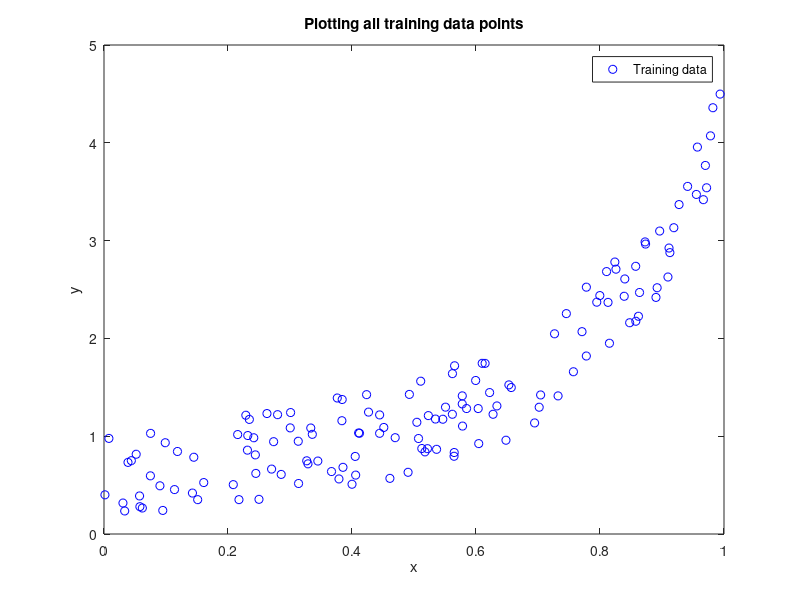

Source code (MATLAB): (Note: this script raises an error after producing the figure.)
%% CAB420 Assignment 1
%
% Authors: 
% - Minh Nhat Tuong - Nguyen, n9776001
% - Huy - Nguyen, n9999999
% 
%
%% 1. Features, Classes, and Linear Regression
% Clean up
clc
clear
close all
%%
disp('1. Features, Classes, and Linear Regression');

% (a) Plot the training data in a scatter plot.

% Load training dataset
% replace \ to load file on windows
mTrain = load('data/mTrainData.txt');

% Separate features
Xtr = mTrain(: ,1); % X = single feature
Ytr = mTrain(: ,2); % Y = target value
whos

% Plot training data
figure('name', 'Training Data');
plot (Xtr, Ytr, 'bo'); 
xlabel('x');
ylabel('y');
title('Plotting all training data points');
legend('Training data');
%%
% (b) Create a linear regression learner using the above functions. 
% Plot it on the same plot as the training data.

linXtr = polyx(Xtr, 1);
learner_linear = linearReg(linXtr, Ytr);
xline = [0:.01:1]'; % Transpose
yline = predict(learner_linear, polyx(xline, 1));

figure('name', 'Linear regression predictor');
plot(xline, yline);
hold on % Plot training data and label figure.
plot (Xtr, Ytr, 'bo');
legend('Linear Predictor','Training data');
xlabel('x');
ylabel('y');
title('Linear regression predictor');

%% 
% Alternative quadratic predictor.
quadXtr = polyx(Xtr, 2);
learner_quadratic = linearReg(quadXtr, Ytr); % Create and learn a regression predictor from the data Xtr, ytr.
xline = [0:.01:1]' ; % Transpose
yline = predict(learner_quadratic, polyx(xline, 2)); % Assuming quadratic features
figure('name', 'Quadratic linear predictor');
plot(xline, yline);
hold on % Plot training data and label figure.
plot (Xtr, Ytr, 'bo');
legend('Linear Predictor', 'Training Data');
title('Quadratic linear predictor');

%%
% (c) Create plots with the data and a higher-order polynomial (3, 5, 7, 9, 11, 13).

quinXtr = polyx(Xtr, 5);
learner_quintic = linearReg (quinXtr , Ytr);
yline = predict (learner_quintic , polyx(xline ,5)); % assuming quintic features
figure('name', 'Quintic linear predictor');
plot ( xline , yline );
hold on
plot (Xtr, Ytr, 'bo');
legend('Linear Predictor', 'Training Data');
title('Quintic linear predictor');

%%
% (d) Calculate the mean squared error associated with each of your learned 
%     models on the training data.
% Linear
yhat = predict(learner_linear, linXtr);
mseLinTrain = immse(yhat, Ytr);
fprintf('The MSE for the linear predictor on training data was: %.4f\n', mseLinTrain);

% Quadratic
yhat = predict(learner_quadratic, quadXtr);
mseQuadTrain = immse(yhat, Ytr);
fprintf('The MSE for the quadratic linear predictor on training data was: %.4f\n', mseQuadTrain);

% Quintic
yhat = predict(learner_quintic, quinXtr);
mseQinTrain = immse(yhat, Ytr);
fprintf('The MSE for the quintic linear predictor on training data was: %.4f\n', mseQinTrain);

%%
% (e,f,g) Calculate the MSE for each model on the test data (in mTestData.txt).
% Compare the obtained MAE values with the MSE values obtained above.

mTest = load('data/mTestData.txt');
xtest = mTest(: ,1); ytest = mTest(: ,2);
% Linear
Xtest = polyx(xtest, 1);
yhat = predict(learner_linear, Xtest);
mseLinTest = immse(yhat, ytest);
fprintf('The MSE for the linear predictor on test data was: %.4f\n', mseLinTest);
% Quadratic
Xtest = polyx(xtest, 2);
yhat = predict(learner_quadratic, Xtest);
mseQuadTest = immse(yhat, ytest);
fprintf('The MSE for the quadratic linear predictor on test data was: %.4f\n', mseQuadTest);
% Quintic
Xtest = polyx(xtest, 5);
yhat = predict(learner_quintic, Xtest);
mseQuinTest = immse(yhat, ytest);
fprintf('The MSE for the quintic linear predictor on test data was: %.4f\n', mseQuinTest);



%% 2. kNN Regression

% Create a list of K values

% Plot training data

% Create and learn a kNN regression predictor from the data Xtr, ytr for each K.


%% 3. Hold-out and Cross-validation

% Create a copy of the data with only the first 20 points

% Pre-allocate a matrix for all of the plotted values

% Plot training data

%% 4. Nearest Neighbor Classifiers

% (A) - Plot dataset by feature values.

% (B) Learn and plot 1-nearest-neighbour predictor

% (C) Repeat for several values of k

% (D) Split data into training (80%) and valuation (20%) data. Train and 
%     validate model for multiple values of k and calculate its
%     performance.

%% 5. Perceptrons and Logistic Regression

% (A) Show the two classes in a scatter plot and verify that one is 
% linearly separable while the other is not.

%% (B) Write the function @logisticClassify2/plot2DLinear.m such that it 
%      can Plot the two classes of data in different colors, along with the 
%      decision boundary (a line). To demo your function plot the decision 
%       boundary corresponding to the classifier sign( .5 + 1x1 ? .25x2 )
%       along with the A data, and again with the B data.


%% (C) Complete the predict.m function to make predictions for your linear 
%      classifier.  Verify that your function works by computing & 
%      reporting the error rate of the classifier in the previous
%      part on both data sets A and B. (The error rate on data set A should
%      be ? 0.0505.)


%% (D) Refer to report.


%% (E) Implemented train.m


%% (F) 

